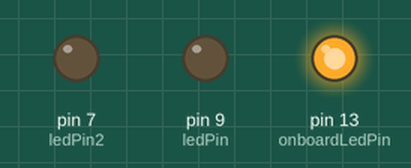
The sketch below on a simulated Arduino Uno, built with avr-gcc and run on an emulated ATmega328P. On the bench: output pins drawn as LEDs (lit = HIGH).

Above: at 0.05 s.
At 1.52 s:
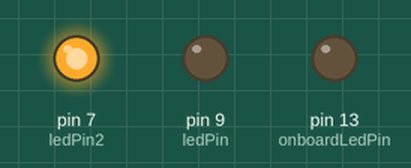
At 2.88 s:
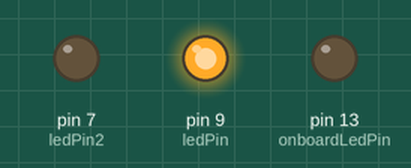
Timing chart, 0 to 3.2 s (numbered marks = the images above):
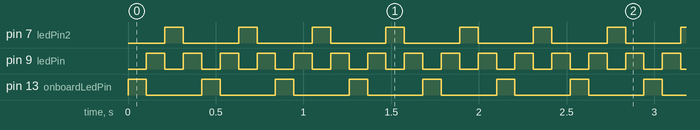

The sketch:

Led_Fun.ino
```cpp
/*
  Blinks a few LEDs left and right - night rider style!
 */

const int ledPin = 9;
const int ledPin2 = 7;
const int onboardLedPin = 13;
const int blinkDelay = 105;
void setup() {
  pinMode(ledPin, OUTPUT);
  pinMode(ledPin2, OUTPUT);
  pinMode(onboardLedPin, OUTPUT);
}

void loop() {
  // 1 0 0
  digitalWrite(ledPin, LOW);
  digitalWrite(ledPin2, LOW);
  digitalWrite(onboardLedPin, HIGH);
  delay(blinkDelay);
  // 0 1 0
  digitalWrite(onboardLedPin, LOW);
  digitalWrite(ledPin, HIGH);
  delay(blinkDelay);
  // 0 0 1
  digitalWrite(ledPin, LOW);
  digitalWrite(ledPin2, HIGH);
  delay(blinkDelay);
  // 0 1 0
  digitalWrite(ledPin2, LOW);
  digitalWrite(ledPin, HIGH);
  delay(blinkDelay);
}
```

Measured:
- by itself, pin 7 (ledPin2), pin 13 (onboardLedPin): alternates HIGH for 0.11 s and LOW for 0.32 s
- by itself, pin 9 (ledPin): alternates HIGH for 0.11 s and LOW for 0.11 s
